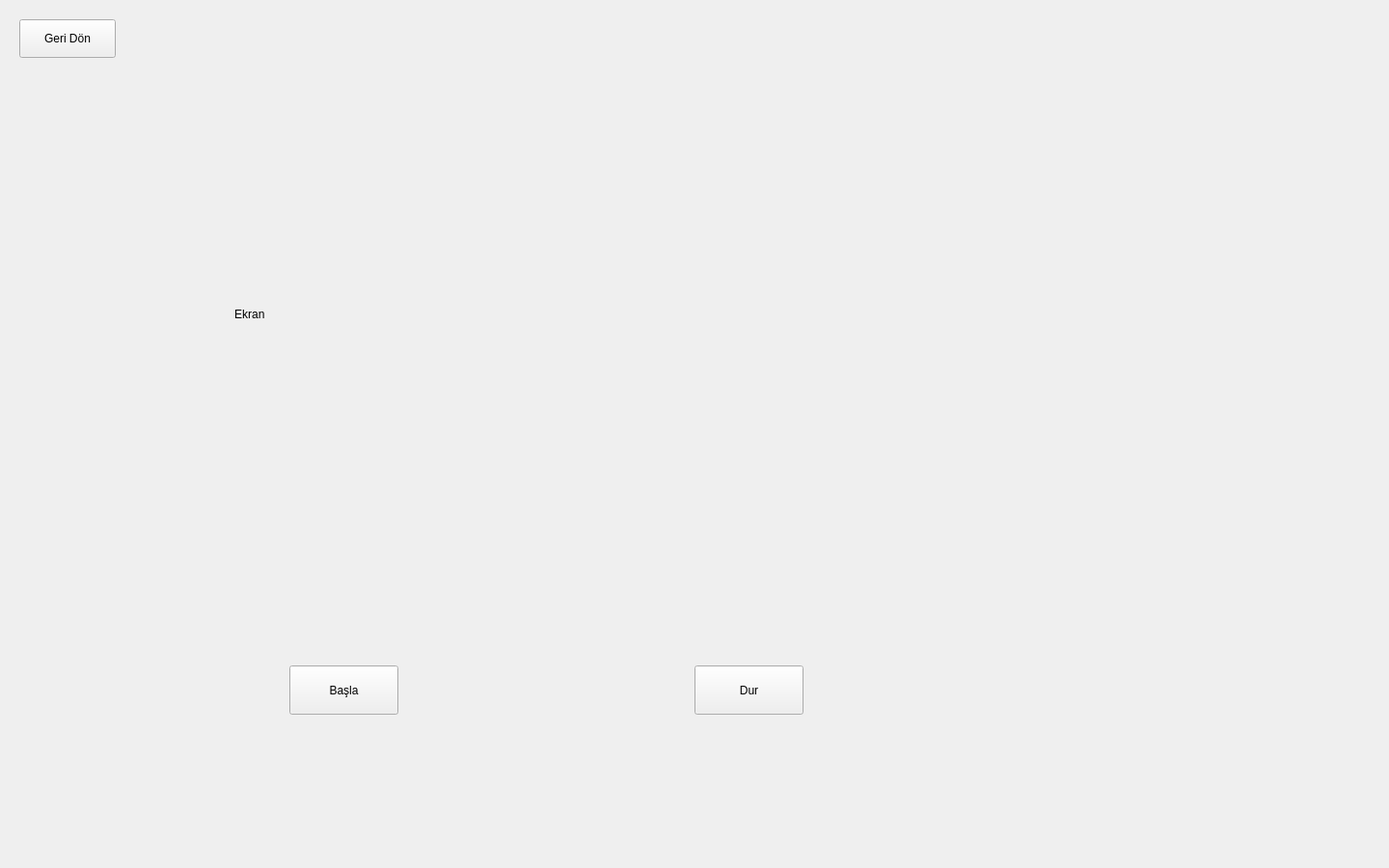
<?xml version="1.0" encoding="UTF-8"?>
<ui version="4.0">
 <class>Form</class>
 <widget class="QWidget" name="Form">
  <property name="geometry">
   <rect>
    <x>0</x>
    <y>0</y>
    <width>1440</width>
    <height>900</height>
   </rect>
  </property>
  <property name="windowTitle">
   <string>Form</string>
  </property>
  <widget class="QPushButton" name="btn_start">
   <property name="geometry">
    <rect>
     <x>300</x>
     <y>690</y>
     <width>113</width>
     <height>51</height>
    </rect>
   </property>
   <property name="text">
    <string>Başla</string>
   </property>
  </widget>
  <widget class="QPushButton" name="btn_stop">
   <property name="geometry">
    <rect>
     <x>720</x>
     <y>690</y>
     <width>113</width>
     <height>51</height>
    </rect>
   </property>
   <property name="text">
    <string>Dur</string>
   </property>
  </widget>
  <widget class="QLabel" name="lbl_display">
   <property name="geometry">
    <rect>
     <x>140</x>
     <y>40</y>
     <width>851</width>
     <height>571</height>
    </rect>
   </property>
   <property name="text">
    <string>                               Ekran </string>
   </property>
  </widget>
  <widget class="QPushButton" name="b_back">
   <property name="geometry">
    <rect>
     <x>20</x>
     <y>20</y>
     <width>100</width>
     <height>40</height>
    </rect>
   </property>
   <property name="text">
    <string>Geri Dön</string>
   </property>
  </widget>
 </widget>
 <resources/>
 <connections/>
</ui>
